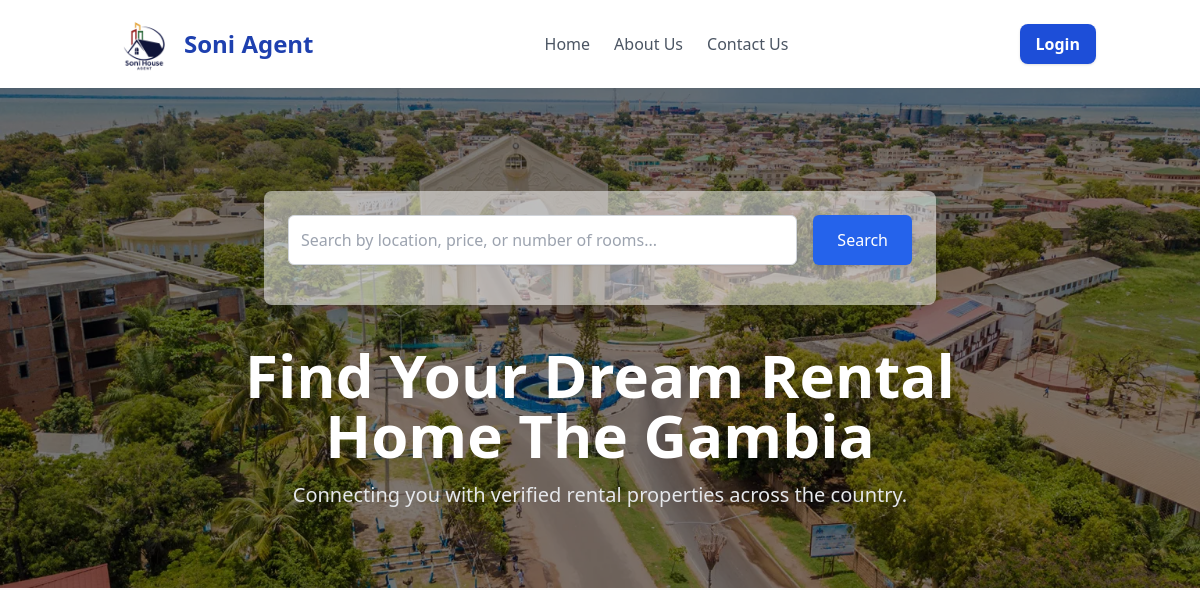
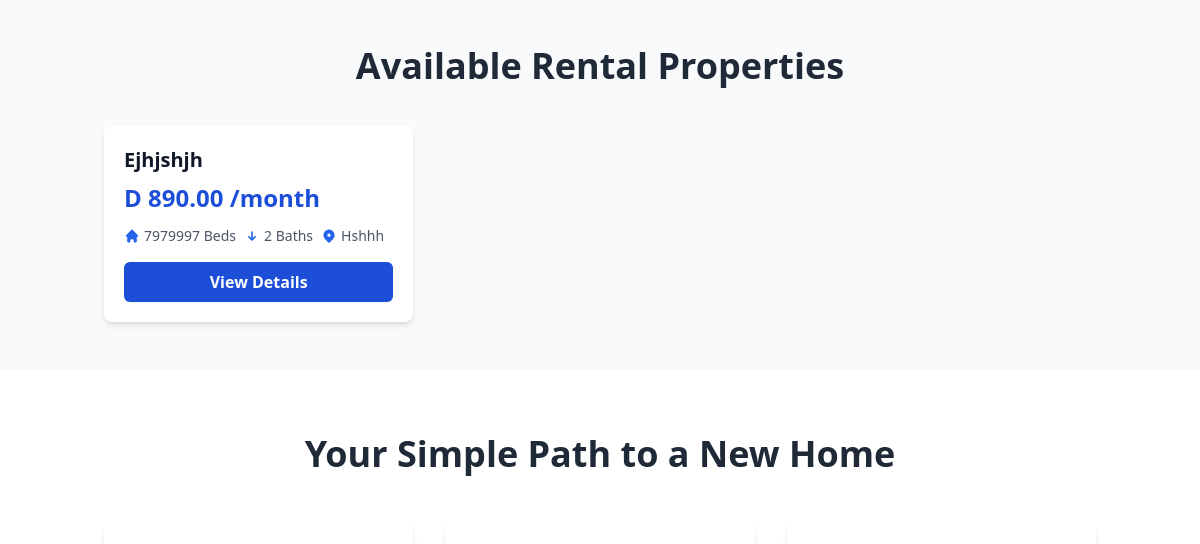
Before: / (upper part) with the older database file (2 pictures, top to bottom).
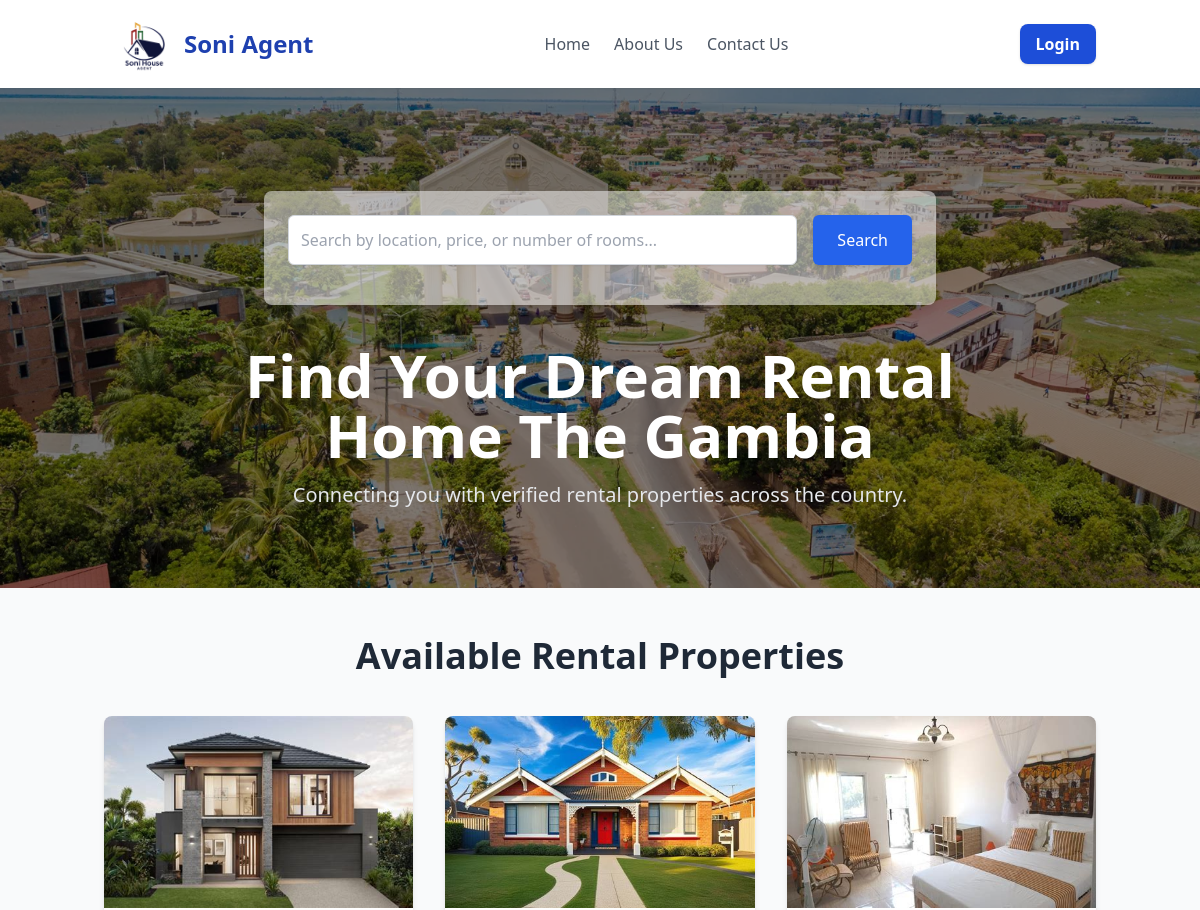
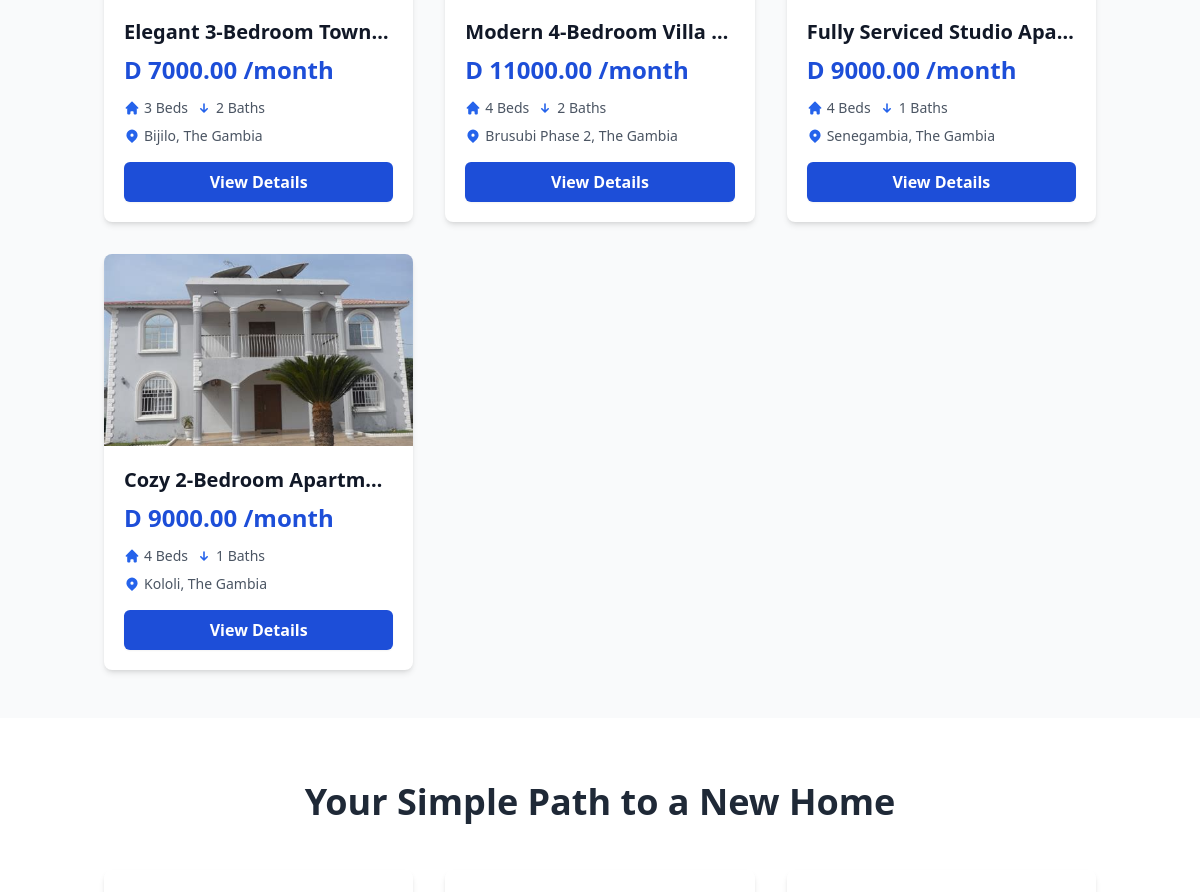
After: the same page with the newer database file (2 pictures, top to bottom).
### soniHouseAgent/models.py (models this page shows, shortened)
class House(models.Model):
    title = models.CharField(max_length=200)
    description = models.TextField()
    price = models.DecimalField(max_digits=12, decimal_places=2)  # Monthly price
    location = models.CharField(max_length=255)
    num_bedrooms = models.IntegerField()
    num_bathrooms = models.IntegerField()
    is_available = models.BooleanField(default=True)
    listed_date = models.DateTimeField(auto_now_add=True)
    image = models.ImageField(upload_to='house_images/', blank=True, null=True)
    owner = models.ForeignKey(Landlord, on_delete=models.CASCADE, related_name='houses')
    is_deleted = models.BooleanField(default=False)

### soniHouseAgent/views.py (the view)
# urls.py: path('', views.home, name="home"),
def home(request):
    available_rent =  House.objects.filter(is_available ='True')[:4]
    context ={'available_rent':available_rent}
    return render(request, 'soniHouseAgent/homepage/home.html', context)

### soniHouseAgent/templates/soniHouseAgent/homepage/home.html (shortened to what this page needs)
{% load static %}
<html lang="en">
<head>
    <script src="https://cdn.tailwindcss.com"></script>
</head>
<body class="font-sans antialiased bg-gray-100 text-gray-800">
  {% include "soniHouseAgent/homepage/nav.html" %}
    <section class="relative bg-cover bg-center h-[500px]  flex items-center justify-center text-center px-4 " style="background-image: url('{% static 'images/gambia.webp' %}');">
        <div class="absolute inset-0 bg-black opacity-50"></div>
            <div class="relative z-10 pt-6 max-w-4xl  mx-auto w-full">
                <div class="bg-white bg-opacity-50 p-6 rounded-lg shadow-lg max-w-2xl mx-auto mb-10">
                <form method="GET" action="{% url 'search' %}" class="flex flex-col sm:flex-row gap-4">
                    <input type="text" name="q" placeholder="Search by location, price, or number of rooms..."
                    class="flex-grow p-3 border border-gray-300 rounded-md focus:outline-none focus:ring-2 focus:ring-blue-500 shadow-sm">
                    <button type="submit" class="bg-blue-600 text-white px-6 py-3 rounded-md hover:bg-blue-700 transition duration-300 shadow-md">Search</button>
                </form>
                </div>
                <h1 class="text-4xl md:text-6xl font-extrabold text-white leading-tight mb-4 animate-fade-in-up">
                Find Your Dream Rental Home The Gambia
                </h1>
                <p class="text-lg md:text-xl text-gray-200 animate-fade-in-up delay-100">
                Connecting you with verified rental properties across the country.
                </p>
            </div>
    </section>
    <section class="py-12 bg-gray-50" id="properties">
        <div class="container mx-auto px-4">
            <h2 class="text-3xl md:text-4xl font-bold text-center text-gray-800 mb-10">
                Available Rental Properties
            </h2>
            <div class="grid grid-cols-1 sm:grid-cols-2 lg:grid-cols-3 xl:grid-cols-4 gap-8">
                {%for house in available_rent%}
                <div class="bg-white rounded-lg shadow-md overflow-hidden hover:shadow-xl transition-shadow duration-300 animate-fade-in-up delay-300">
                    {% if house.image %}
                        <img src="{{ house.image.url }}" alt="{{ house.title }}" class="w-full h-48 object-cover">
                    {% endif %}
                    <div class="p-5">
                        <h3 class="text-xl font-semibold text-gray-900 mb-2 truncate">{{house.title|title}}</h3>
                        <p class="text-blue-700 font-bold text-2xl mb-3">D {{house.price}} /month</p>
                        <div class="flex flex-wrap items-center text-gray-600 text-sm mb-4 gap-2">
                            <span class="flex items-center">
                                {{house.num_bedrooms}} Beds
                            </span>
                            <span class="flex items-center">
                                <svg class="w-4 h-4 mr-1 text-blue-600" fill="currentColor" viewBox="0 0 20 20" xmlns="http://www.w3.org/2000/svg"><path fill-rule="evenodd" d="M14.707 10.293a1 1 0 010 1.414l-4 4a1 1 0 01-1.414 0l-4-4a1 1 0 111.414-1.414L9 12.586V5a1 1 0 012 0v7.586l2.293-2.293a1 1 0 011.414 0z" clip-rule="evenodd"></path></svg>
                                {{house.num_bathrooms}} Baths
                            </span>
                            <span class="flex items-center">
                                <svg class="w-4 h-4 mr-1 text-blue-600" fill="currentColor" viewBox="0 0 20 20" xmlns="http://www.w3.org/2000/svg"><path fill-rule="evenodd" d="M5.05 4.05a7 7 0 119.9 9.9L10 18.9l-4.95-4.95a7 7 0 010-9.9zM10 11a2 2 0 100-4 2 2 0 000 4z" clip-rule="evenodd"></path></svg>
                                {{house.location|title}}
                            </span>
                        </div>
                        <a href="{% url 'house-info' house.id %}" class="block w-full bg-blue-700 text-white text-center py-2 rounded-md hover:bg-blue-800 transition duration-300 font-semibold shadow-sm">
                            View Details
                        </a>
                    </div>
                </div>
                {%endfor%}
        </div>
    </section>
    <section class="py-16 bg-white" id="how-it-works">
        <div class="container mx-auto px-4">
            <h2 class="text-3xl md:text-4xl font-bold text-center text-gray-800 mb-12">
                Your Simple Path to a New Home
            </h2>
            <div class="grid grid-cols-1 md:grid-cols-3 gap-8 text-center">
                <div class="p-6 rounded-lg shadow-md hover:shadow-lg transition-shadow duration-300 animate-fade-in-up delay-700">
                </div>
                <div class="p-6 rounded-lg shadow-md hover:shadow-lg transition-shadow duration-300 animate-fade-in-up delay-800">
                </div>
                <div class="p-6 rounded-lg shadow-md hover:shadow-lg transition-shadow duration-300 animate-fade-in-up delay-900">
                </div>
            </div>
        </div>
    </section>
</body>
</html>

### soniHouseAgent/templates/soniHouseAgent/homepage/nav.html (shortened to what this page needs)
{% load static%}
<nav class="bg-white shadow-sm py-4 sticky top-0 z-50">
    <div class="container mx-auto px-4 flex justify-between items-center">
        <a href="#" class="flex items-center space-x-3">
        <img src="{% static 'images/logo.png' %}" alt="Soni Agent Logo" class="h-14 w-auto hidden sm:block" />
        <span class="text-2xl font-bold text-blue-800">Soni Agent</span>
        </a>
        <div class="hidden md:flex space-x-6 ">
            <a href="{% url 'home' %}" class="text-gray-600 hover:text-blue-800 font-medium transition duration-200">Home</a>
            <a href="{% url 'about'%}" class="text-gray-600 hover:text-blue-800 font-medium transition duration-200">About Us</a>
            <a href="{% url "contact"%}" class="text-gray-600 hover:text-blue-800 font-medium transition duration-200">Contact Us</a>
        </div>
        <a href="{% url 'my-login' %}" class="hidden md:block bg-blue-700 text-white px-4 py-2 rounded-lg hover:bg-blue-800 transition duration-300 font-semibold shadow">Login</a>
    </div>
</nav>

Changed rows visible on the page:
now on this page (row edited): House: image (picture), title "Elegant 3-Bedroom Town…", price "7000.00", num_bedrooms "3", num_bathrooms "2", location "Bijilo, The Gambia"
changed House: image: picture added; title "Ejhjshjh" → "Modern 4-Bedroom Villa…"; price "890.00" → "11000.00"; num_bedrooms "7979997" → "4"; location "Hshhh" → "Brusubi Phase 2, The Gambia"
added House: image (picture), title "Fully Serviced Studio Apa…", price "9000.00", num_bedrooms "4", num_bathrooms "1", location "Senegambia, The Gambia"
added House: image (picture), title "Cozy 2-Bedroom Apartm…", price "9000.00", num_bedrooms "4", num_bathrooms "1", location "Kololi, The Gambia"
